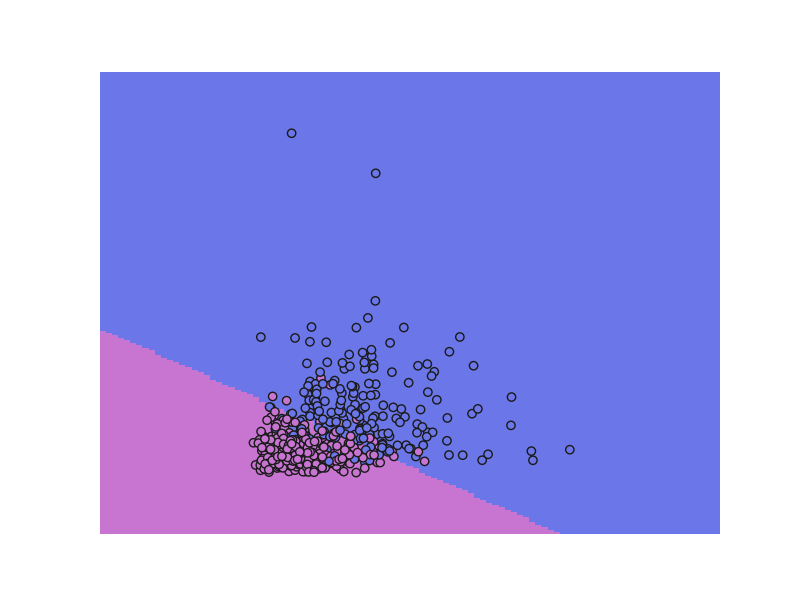

Write the Python code that produced this figure.
from log_reg import LogisticRegression
from sklearn.datasets import load_breast_cancer
import pandas as pd
import numpy as np
from sklearn.model_selection import train_test_split
import matplotlib.pyplot as plt
import matplotlib.colors as cma

data = pd.DataFrame(load_breast_cancer().data)
df = data.sample(n=2,axis='columns')
y = pd.Series(load_breast_cancer().target)

def plot_decision_boundary(X, y, model):
    cMap = cma.ListedColormap(["#6b76e8", "#c775d1"])
    cMapa = cma.ListedColormap(["#6b76e8", "#c775d1"])

    x_min, x_max = X.iloc[:, 0].min() - .5, X.iloc[:, 0].max() + .5
    y_min, y_max = X.iloc[:, 1].min() - .5, X.iloc[:, 1].max() + .5
    h = .02  # step size in the mesh

    xx, yy = np.meshgrid(np.arange(x_min, x_max, h), np.arange(y_min, y_max, h))

    Z = model.predict(np.column_stack((xx.ravel(), yy.ravel())))
    Z = Z.reshape(xx.shape)

    plt.figure(1, figsize=(8, 6), frameon=True)
    plt.axis('off')
    plt.pcolormesh(xx, yy, Z, cmap=cMap)
    plt.scatter(X.iloc[:, 0], X.iloc[:, 1], c=y, marker = "o", edgecolors='k', cmap=cMapa)
    plt.xlim(xx.min(), xx.max())
    plt.ylim(yy.min(), yy.max())
    plt.show()

clf = LogisticRegression().fit(df, y)
plot_decision_boundary(df, y, clf)
